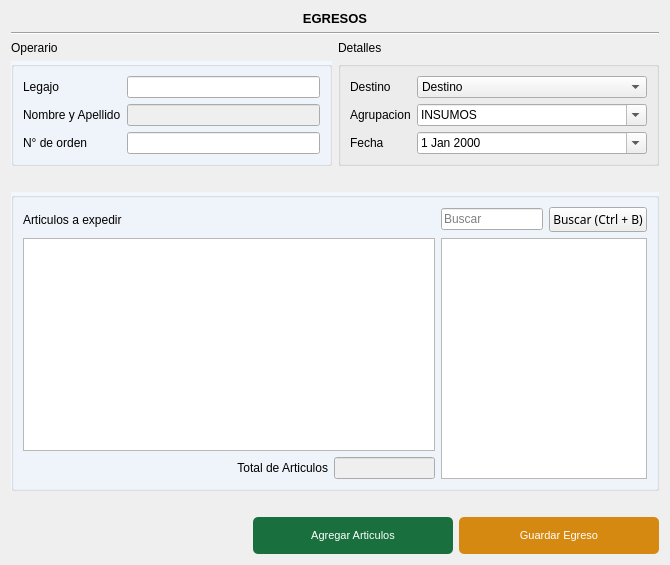
<?xml version="1.0" encoding="UTF-8"?>
<ui version="4.0">
 <class>Egresos</class>
 <widget class="QWidget" name="Egresos">
  <property name="geometry">
   <rect>
    <x>0</x>
    <y>0</y>
    <width>670</width>
    <height>565</height>
   </rect>
  </property>
  <property name="windowTitle">
   <string>Form</string>
  </property>
  <property name="windowIcon">
   <iconset>
    <normaloff>../ico/icon.ico</normaloff>../ico/icon.ico</iconset>
  </property>
  <layout class="QGridLayout" name="gridLayout_3">
   <item row="0" column="0">
    <layout class="QGridLayout" name="gridLayout_2" rowstretch="0,0,0,0,0,0,0,0,80,0,10" columnstretch="10,10">
     <item row="6" column="0" colspan="2">
      <spacer name="horizontalSpacer_2">
       <property name="orientation">
        <enum>Qt::Horizontal</enum>
       </property>
       <property name="sizeHint" stdset="0">
        <size>
         <width>40</width>
         <height>20</height>
        </size>
       </property>
      </spacer>
     </item>
     <item row="5" column="1">
      <widget class="QGroupBox" name="Detalles_egreso">
       <property name="styleSheet">
        <string notr="true">#Detales_egreso{
	background-color: #F2F6FD;
	}</string>
       </property>
       <property name="title">
        <string/>
       </property>
       <layout class="QFormLayout" name="formLayout_2">
        <item row="0" column="0">
         <widget class="QLabel" name="label_destino">
          <property name="text">
           <string>Destino</string>
          </property>
         </widget>
        </item>
        <item row="1" column="0">
         <widget class="QLabel" name="label_sector">
          <property name="text">
           <string>Agrupacion</string>
          </property>
         </widget>
        </item>
        <item row="2" column="0">
         <widget class="QLabel" name="label_fecha">
          <property name="text">
           <string>Fecha</string>
          </property>
         </widget>
        </item>
        <item row="2" column="1">
         <widget class="QDateEdit" name="egr_fecha">
          <property name="focusPolicy">
           <enum>Qt::NoFocus</enum>
          </property>
          <property name="calendarPopup">
           <bool>true</bool>
          </property>
         </widget>
        </item>
        <item row="1" column="1">
         <widget class="QComboBox" name="move_sector">
          <property name="editable">
           <bool>true</bool>
          </property>
          <item>
           <property name="text">
            <string>INSUMOS</string>
           </property>
          </item>
          <item>
           <property name="text">
            <string>INVERSION</string>
           </property>
          </item>
          <item>
           <property name="text">
            <string>REPARACION</string>
           </property>
          </item>
         </widget>
        </item>
        <item row="0" column="1">
         <widget class="QComboBox" name="move_destino">
          <property name="focusPolicy">
           <enum>Qt::StrongFocus</enum>
          </property>
          <property name="editable">
           <bool>false</bool>
          </property>
          <item>
           <property name="text">
            <string>Destino</string>
           </property>
          </item>
         </widget>
        </item>
       </layout>
      </widget>
     </item>
     <item row="7" column="0" rowspan="2" colspan="2">
      <widget class="QGroupBox" name="Articulos">
       <property name="styleSheet">
        <string notr="true">#Articulos{
	background-color: #F2F6FD;
	}</string>
       </property>
       <property name="title">
        <string/>
       </property>
       <layout class="QGridLayout" name="gridLayout" rowstretch="0,0,0,1,0" columnstretch="3,1,1,0">
        <item row="1" column="3">
         <widget class="QPushButton" name="btn_buscar">
          <property name="sizePolicy">
           <sizepolicy hsizetype="Expanding" vsizetype="Expanding">
            <horstretch>0</horstretch>
            <verstretch>0</verstretch>
           </sizepolicy>
          </property>
          <property name="font">
           <font>
            <family>Ariall</family>
           </font>
          </property>
          <property name="styleSheet">
           <string notr="true"/>
          </property>
          <property name="text">
           <string>Buscar (Ctrl + B)</string>
          </property>
          <property name="icon">
           <iconset>
            <normaloff>../ico/search.png</normaloff>../ico/search.png</iconset>
          </property>
          <property name="iconSize">
           <size>
            <width>10</width>
            <height>10</height>
           </size>
          </property>
          <property name="shortcut">
           <string>Ctrl+B</string>
          </property>
         </widget>
        </item>
        <item row="1" column="2">
         <widget class="QLineEdit" name="buscador">
          <property name="placeholderText">
           <string>Buscar</string>
          </property>
         </widget>
        </item>
        <item row="1" column="0">
         <widget class="QLabel" name="label_3">
          <property name="text">
           <string>Articulos a expedir</string>
          </property>
         </widget>
        </item>
        <item row="4" column="0">
         <widget class="QLabel" name="label_total_cant">
          <property name="text">
           <string>Total de Articulos</string>
          </property>
          <property name="alignment">
           <set>Qt::AlignRight|Qt::AlignTrailing|Qt::AlignVCenter</set>
          </property>
         </widget>
        </item>
        <item row="4" column="1">
         <widget class="QLineEdit" name="egr_total_cant">
          <property name="enabled">
           <bool>false</bool>
          </property>
          <property name="focusPolicy">
           <enum>Qt::NoFocus</enum>
          </property>
          <property name="alignment">
           <set>Qt::AlignRight|Qt::AlignTrailing|Qt::AlignVCenter</set>
          </property>
         </widget>
        </item>
        <item row="3" column="0" colspan="2">
         <widget class="QTableView" name="tbl_egresos">
          <property name="focusPolicy">
           <enum>Qt::TabFocus</enum>
          </property>
          <property name="sizeAdjustPolicy">
           <enum>QAbstractScrollArea::AdjustIgnored</enum>
          </property>
          <property name="editTriggers">
           <set>QAbstractItemView::DoubleClicked</set>
          </property>
          <property name="tabKeyNavigation">
           <bool>true</bool>
          </property>
          <attribute name="horizontalHeaderStretchLastSection">
           <bool>true</bool>
          </attribute>
          <attribute name="verticalHeaderVisible">
           <bool>false</bool>
          </attribute>
         </widget>
        </item>
        <item row="3" column="2" rowspan="2" colspan="2">
         <widget class="QTableView" name="tbl_articulos">
          <attribute name="horizontalHeaderStretchLastSection">
           <bool>true</bool>
          </attribute>
         </widget>
        </item>
       </layout>
      </widget>
     </item>
     <item row="10" column="0" colspan="2">
      <layout class="QHBoxLayout" name="Botones">
       <item>
        <spacer name="horizontalSpacer">
         <property name="orientation">
          <enum>Qt::Horizontal</enum>
         </property>
         <property name="sizeHint" stdset="0">
          <size>
           <width>40</width>
           <height>20</height>
          </size>
         </property>
        </spacer>
       </item>
       <item>
        <widget class="QPushButton" name="btn_agregar_art">
         <property name="sizePolicy">
          <sizepolicy hsizetype="Expanding" vsizetype="Expanding">
           <horstretch>0</horstretch>
           <verstretch>0</verstretch>
          </sizepolicy>
         </property>
         <property name="maximumSize">
          <size>
           <width>200</width>
           <height>200</height>
          </size>
         </property>
         <property name="styleSheet">
          <string notr="true">#btn_agregar_art{
	background-color: #196F3D;
	color: #ffffff;
	font-family: 'Ariall';
	font-size: 11px;
	border-radius: 5px;
	}

#btn_agregar_art:hover{
	background-color: #04B431;
	}</string>
         </property>
         <property name="text">
          <string>Agregar Articulos</string>
         </property>
         <property name="icon">
          <iconset>
           <normaloff>../ico/insert_to_shopping_cart.ico</normaloff>../ico/insert_to_shopping_cart.ico</iconset>
         </property>
         <property name="iconSize">
          <size>
           <width>40</width>
           <height>40</height>
          </size>
         </property>
        </widget>
       </item>
       <item>
        <widget class="QPushButton" name="btn_guardar">
         <property name="sizePolicy">
          <sizepolicy hsizetype="Expanding" vsizetype="Expanding">
           <horstretch>0</horstretch>
           <verstretch>0</verstretch>
          </sizepolicy>
         </property>
         <property name="maximumSize">
          <size>
           <width>200</width>
           <height>200</height>
          </size>
         </property>
         <property name="styleSheet">
          <string notr="true">#btn_guardar{
	background-color: #D68910  ;
	color: #ffffff;
	font-family: 'Ariall';
	font-size: 11px;
	border-radius: 5px;
	}

#btn_guardar:hover{
	background-color: #F1C40F ;
	}</string>
         </property>
         <property name="text">
          <string>Guardar Egreso</string>
         </property>
         <property name="icon">
          <iconset>
           <normaloff>../ico/save.ico</normaloff>../ico/save.ico</iconset>
         </property>
         <property name="iconSize">
          <size>
           <width>40</width>
           <height>40</height>
          </size>
         </property>
        </widget>
       </item>
      </layout>
     </item>
     <item row="4" column="1">
      <widget class="QLabel" name="label_2">
       <property name="text">
        <string>Detalles</string>
       </property>
      </widget>
     </item>
     <item row="0" column="0" rowspan="3" colspan="2">
      <widget class="QLabel" name="label_titulo">
       <property name="font">
        <font>
         <pointsize>10</pointsize>
         <weight>75</weight>
         <bold>true</bold>
        </font>
       </property>
       <property name="frameShape">
        <enum>QFrame::NoFrame</enum>
       </property>
       <property name="frameShadow">
        <enum>QFrame::Raised</enum>
       </property>
       <property name="text">
        <string>EGRESOS</string>
       </property>
       <property name="alignment">
        <set>Qt::AlignCenter</set>
       </property>
      </widget>
     </item>
     <item row="5" column="0">
      <widget class="QGroupBox" name="Operario">
       <property name="styleSheet">
        <string notr="true">#Operario{
	background-color: #F2F6FD;
	}</string>
       </property>
       <property name="title">
        <string/>
       </property>
       <layout class="QFormLayout" name="formLayout">
        <item row="0" column="0">
         <widget class="QLabel" name="label_legajo">
          <property name="text">
           <string>Legajo</string>
          </property>
         </widget>
        </item>
        <item row="0" column="1">
         <widget class="QLineEdit" name="ope_legajo"/>
        </item>
        <item row="1" column="0">
         <widget class="QLabel" name="label_nombre">
          <property name="text">
           <string>Nombre y Apellido</string>
          </property>
         </widget>
        </item>
        <item row="1" column="1">
         <widget class="QLineEdit" name="ope_nombre">
          <property name="enabled">
           <bool>false</bool>
          </property>
          <property name="focusPolicy">
           <enum>Qt::NoFocus</enum>
          </property>
         </widget>
        </item>
        <item row="2" column="0">
         <widget class="QLabel" name="label_orden">
          <property name="text">
           <string>N° de orden</string>
          </property>
         </widget>
        </item>
        <item row="2" column="1">
         <widget class="QLineEdit" name="egr_numero"/>
        </item>
       </layout>
      </widget>
     </item>
     <item row="4" column="0">
      <widget class="QLabel" name="label">
       <property name="text">
        <string>Operario</string>
       </property>
      </widget>
     </item>
     <item row="3" column="0" colspan="2">
      <widget class="Line" name="line">
       <property name="orientation">
        <enum>Qt::Horizontal</enum>
       </property>
      </widget>
     </item>
     <item row="9" column="0" colspan="2">
      <spacer name="horizontalSpacer_3">
       <property name="orientation">
        <enum>Qt::Horizontal</enum>
       </property>
       <property name="sizeHint" stdset="0">
        <size>
         <width>40</width>
         <height>20</height>
        </size>
       </property>
      </spacer>
     </item>
    </layout>
   </item>
  </layout>
 </widget>
 <tabstops>
  <tabstop>ope_legajo</tabstop>
  <tabstop>egr_numero</tabstop>
  <tabstop>move_destino</tabstop>
  <tabstop>move_sector</tabstop>
  <tabstop>tbl_egresos</tabstop>
  <tabstop>btn_agregar_art</tabstop>
  <tabstop>btn_guardar</tabstop>
  <tabstop>btn_buscar</tabstop>
  <tabstop>buscador</tabstop>
  <tabstop>tbl_articulos</tabstop>
 </tabstops>
 <resources/>
 <connections/>
</ui>
